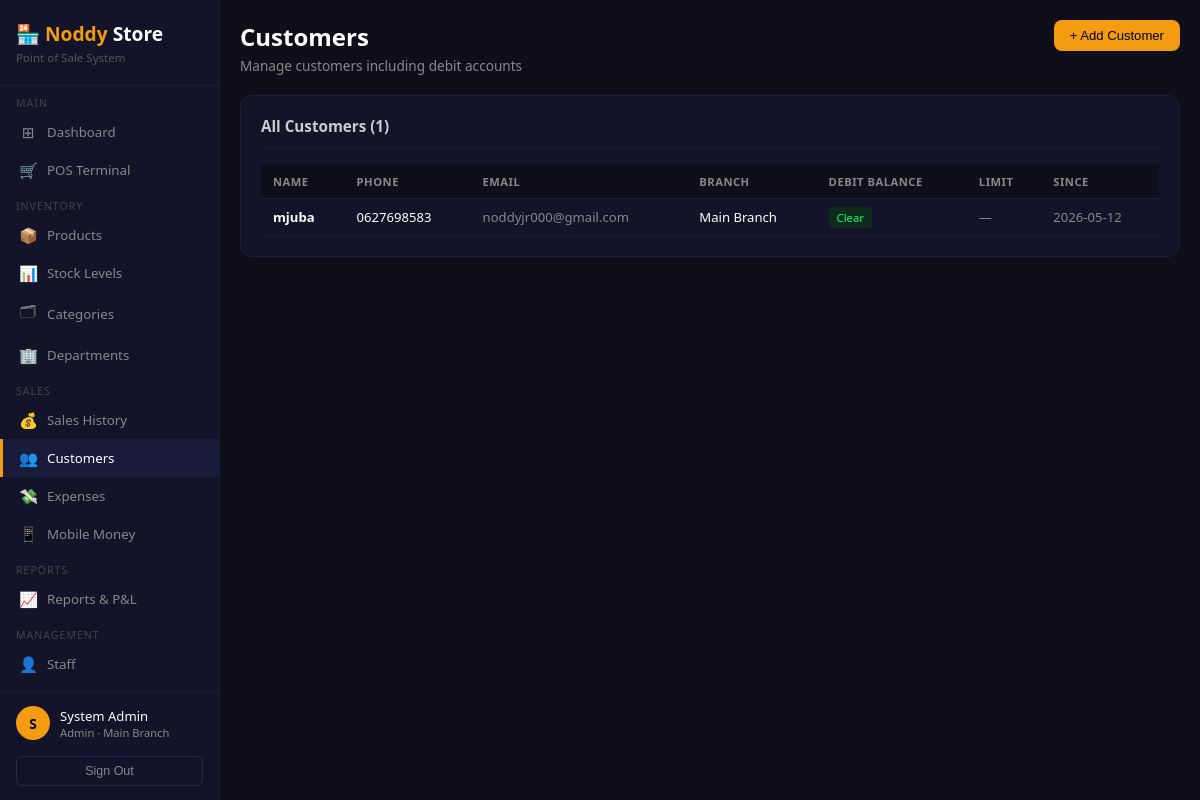
The page /customers (signed in) on the database its author committed.
### tables this page shows
CREATE TABLE branches (
        id         INTEGER PRIMARY KEY AUTOINCREMENT,
        name       TEXT NOT NULL,
        location   TEXT,
        phone      TEXT,
        created_at TEXT DEFAULT CURRENT_TIMESTAMP
    );

CREATE TABLE customers (
        id           INTEGER PRIMARY KEY AUTOINCREMENT,
        full_name    TEXT NOT NULL,
        phone        TEXT,
        email        TEXT,
        address      TEXT,
        debit_limit  REAL DEFAULT 0,
        debit_balance REAL DEFAULT 0,
        branch_id    INTEGER,
        created_at   TEXT DEFAULT CURRENT_TIMESTAMP,
        FOREIGN KEY (branch_id) REFERENCES branches(id)
    );

### app.py (the view)
@app.route('/customers')
@login_required
def customers():
    conn      = get_db()
    branch_id = session.get('branch_id')
    role      = session.get('role')
    bf2       = get_bf2(role, branch_id, 'c.branch_id')
    custs     = conn.execute(f'''
        SELECT c.*,b.name as branch_name FROM customers c
        LEFT JOIN branches b ON c.branch_id=b.id
        WHERE 1=1 {bf2} ORDER BY c.full_name
    ''').fetchall()
    branches  = conn.execute('SELECT * FROM branches').fetchall()
    conn.close()
    return render_template('customers.html', custs=custs, branches=branches)

### app.py (called while the page is built)
def login_required(f):
    @wraps(f)
    def decorated(*args, **kwargs):
        if 'user_id' not in session:
            return redirect(url_for('login'))
        return f(*args, **kwargs)
    return decorated

def get_bf2(role, branch_id, col='branch_id'):
    return '' if role == 'admin' else f'AND {col}={branch_id}'

### database.py (called while the page is built)
def get_db():
    conn = sqlite3.connect(DB)
    conn.row_factory = sqlite3.Row
    return conn

### templates/customers.html (shortened to what this page needs)
{% extends 'base.html' %}
{% block content %}
<div class="page-header">
    <div>
        <h2>Customers</h2>
        <p>Manage customers including debit accounts</p>
    </div>
    <button class="btn btn-primary"
            onclick="document.getElementById('addModal').classList.add('show')">
        + Add Customer
    </button>
</div>
{% set debit_custs = custs|selectattr('debit_balance','gt',0)|list %}
<div class="card">
    <div class="card-header">
        <h3>All Customers ({{ custs|length }})</h3>
    </div>
    <table>
        <thead>
            <tr><th>Name</th><th>Phone</th><th>Email</th><th>Branch</th><th>Debit Balance</th><th>Limit</th><th>Since</th></tr>
        </thead>
        <tbody>
            {% for c in custs %}
            <tr>
                <td><strong>{{ c.full_name }}</strong></td>
                <td>{{ c.phone or '—' }}</td>
                <td style="color:#888">{{ c.email or '—' }}</td>
                <td>{{ c.branch_name }}</td>
                <td>
                    {% if c.debit_balance > 0 %}
                    <span class="badge badge-danger">
                        TZS {{ "{:,.0f}".format(c.debit_balance) }}
                    </span>
                    {% else %}
                    <span class="badge badge-success">Clear</span>
                    {% endif %}
                </td>
                <td style="color:#888">
                    {% if c.debit_limit > 0 %}
                    TZS {{ "{:,.0f}".format(c.debit_limit) }}
                    {% else %}—{% endif %}
                </td>
                <td style="color:#888">{{ c.created_at[:10] }}</td>
            </tr>
            {% endfor %}
        </tbody>
    </table>
</div>
{% endblock %}

### templates/base.html (shortened to what this page needs)
<!DOCTYPE html>
<html lang="en">
<head>
</head>
<body>
<div class="sidebar">
    <div class="sidebar-logo">
        <h1>🏪 <span>Noddy</span> Store</h1>
        <p>Point of Sale System</p>
    </div>
    <nav style="flex:1;overflow-y:auto;">
        <div class="nav-section">Main</div>
        <a href="/" class="nav-item {% if request.path=='/' %}active{% endif %}">
            <span class="icon">⊞</span> Dashboard
        </a>
        <a href="/pos" class="nav-item {% if request.path=='/pos' %}active{% endif %}">
            <span class="icon">🛒</span> POS Terminal
        </a>
        <div class="nav-section">Inventory</div>
        <a href="/products" class="nav-item {% if request.path.startswith('/products') %}active{% endif %}">
            <span class="icon">📦</span> Products
        </a>
        <a href="/stock" class="nav-item {% if request.path=='/stock' %}active{% endif %}">
            <span class="icon">📊</span> Stock Levels
        </a>
        <a href="/categories" class="nav-item {% if request.path.startswith('/categories') %}active{% endif %}">
            <span class="icon">🗂</span> Categories
        </a>
        <a href="/departments" class="nav-item {% if request.path.startswith('/departments') %}active{% endif %}">
            <span class="icon">🏢</span> Departments
        </a>
        <div class="nav-section">Sales</div>
        <a href="/sales" class="nav-item {% if request.path=='/sales' %}active{% endif %}">
            <span class="icon">💰</span> Sales History
        </a>
        <a href="/customers" class="nav-item {% if request.path.startswith('/customers') %}active{% endif %}">
            <span class="icon">👥</span> Customers
        </a>
        <a href="/expenses" class="nav-item {% if request.path.startswith('/expenses') %}active{% endif %}">
            <span class="icon">💸</span> Expenses
        </a>
        <a href="/mobile_money" class="nav-item {% if request.path.startswith('/mobile_money') %}active{% endif %}">
            <span class="icon">📱</span> Mobile Money
        </a>
        <div class="nav-section">Reports</div>
        <a href="/reports" class="nav-item {% if request.path=='/reports' %}active{% endif %}">
            <span class="icon">📈</span> Reports &amp; P&amp;L
        </a>
        <div class="nav-section">Management</div>
        <a href="/staff" class="nav-item {% if request.path=='/staff' %}active{% endif %}">
            <span class="icon">👤</span> Staff
        </a>
        <a href="/staff/performance" class="nav-item {% if request.path=='/staff/performance' %}active{% endif %}">
        </a>
    </nav>
    <div class="sidebar-user">
        <div style="display:flex;align-items:center;gap:10px;margin-bottom:8px;">
            <div class="user-avatar">{{ session.full_name[0]|upper }}</div>
            <div style="min-width:0;">
                <div class="user-name" style="overflow:hidden;text-overflow:ellipsis;white-space:nowrap">
                    {{ session.full_name }}
                </div>
                <div class="user-role">{{ session.role }} · {{ session.branch_name }}</div>
            </div>
        </div>
        <a href="/logout"><button class="btn-logout">Sign Out</button></a>
    </div>
</div>
<div class="main">
    {% block content %}{% endblock %}
</div>
</body>
</html>

### templates/base.html (style rules this page uses)
* { margin:0;padding:0;box-sizing:border-box; }
body { background:#0f0f1a;color:#fff;font-family:'Segoe UI',sans-serif;display:flex;min-height:100vh; }
.sidebar { width:220px;background:#13132a;border-right:1px solid #1e1e3a;display:flex;flex-direction:column;position:fixed;height:100vh;z-index:100;overflow-y:auto; }
.sidebar-logo { padding:20px 16px;border-bottom:1px solid #1e1e3a;flex-shrink:0; }
.sidebar-logo h1 { font-size:1.2rem;color:#fff; }
.sidebar-logo h1 span { color:#f39c12; }
.sidebar-logo p { color:#555;font-size:0.72rem;margin-top:3px; }
.nav-section { padding:10px 0 3px 16px;font-size:0.66rem;color:#444;text-transform:uppercase;letter-spacing:1px; }
.nav-item { display:flex;align-items:center;gap:10px;padding:9px 16px;color:#888;text-decoration:none;font-size:0.83rem;border-left:3px solid transparent;transition:all .15s; }
.nav-item.active { color:#fff;background:#1a1a3a;border-left-color:#f39c12; }
.nav-item .icon { font-size:0.95rem;width:18px;text-align:center;flex-shrink:0; }
.sidebar-user { padding:14px 16px;border-top:1px solid #1e1e3a;flex-shrink:0; }
.user-avatar { width:34px;height:34px;background:#f39c12;border-radius:50%;display:flex;align-items:center;justify-content:center;font-weight:bold;font-size:0.85rem;color:#000;flex-shrink:0; }
.user-name { font-size:0.82rem;color:#fff;font-weight:500; }
.user-role { font-size:0.7rem;color:#888;text-transform:capitalize; }
.btn-logout { margin-top:8px;width:100%;padding:7px;background:transparent;border:1px solid #2a2a4a;border-radius:6px;color:#888;cursor:pointer;font-size:0.78rem; }
.main { margin-left:220px;flex:1;padding:20px;overflow-y:auto;min-height:100vh; }
.page-header { margin-bottom:20px;display:flex;justify-content:space-between;align-items:flex-start;flex-wrap:wrap;gap:10px; }
.page-header h2 { font-size:1.5rem;font-weight:600; }
.page-header p { color:#888;font-size:0.85rem;margin-top:3px; }
.card { background:#13132a;border-radius:12px;border:1px solid #1e1e3a;padding:20px;margin-bottom:16px; }
.card-header { display:flex;justify-content:space-between;align-items:center;margin-bottom:16px;padding-bottom:12px;border-bottom:1px solid #1e1e3a; }
.card-header h3 { font-size:0.95rem;color:#ccc; }
table { width:100%;border-collapse:collapse; }
th,td { padding:9px 12px;text-align:left;font-size:0.82rem;border-bottom:1px solid #1e1e3a; }
th { color:#888;text-transform:uppercase;font-size:0.7rem;letter-spacing:.5px;background:#0f0f1a; }
.btn { padding:8px 16px;border:none;border-radius:8px;cursor:pointer;font-size:0.82rem;font-weight:500;text-decoration:none;display:inline-block;transition:opacity .2s; }
.btn-primary { background:#f39c12;color:#000; }
.badge { padding:3px 8px;border-radius:4px;font-size:0.7rem;font-weight:500; }
.badge-success { background:#0d2a1a;color:#00ff88; }

### rows shown on the page
branches: branch_name "Main Branch"
customers: full_name "mjuba", phone "0627698583", email "noddyjr000@gmail.com", branch_name "Main Branch", debit_balance "Clear", created_at "2026-05-12"

### other values the page prints
{{ session.full_name[0]|upper }} "S"
{{ session.full_name }} "System Admin"
{{ session.role }} "Admin"
{{ custs|length }} "1"
